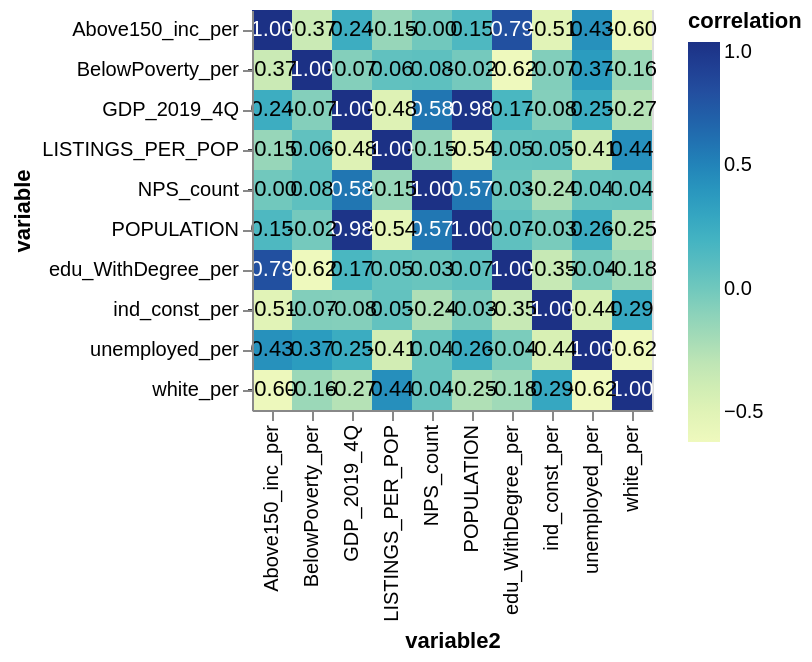

This figure's Vega-Lite source:
### Vega-Lite specification from a JSON file in a GitHub repository (floating-point values rounded to 4 significant figures)
{"config": {"view": {"continuousWidth": 400, "continuousHeight": 300}}, "layer": [{"mark": "rect", "encoding": {"color": {"type": "quantitative", "field": "correlation"}, "x": {"type": "ordinal", "field": "variable2"}, "y": {"type": "ordinal", "field": "variable"}}}, {"mark": "text", "encoding": {"color": {"condition": {"value": "white", "test": "(datum.correlation > 0.5)"}, "value": "black"}, "text": {"type": "nominal", "field": "correlation_label"}, "x": {"type": "ordinal", "field": "variable2"}, "y": {"type": "ordinal", "field": "variable"}}}], "data": {"name": "data-f0c5217f35bb1352c95ae42f21ba9647"}, "$schema": "https://vega.github.io/schema/vega-lite/v4.8.1.json", "datasets": {"data-f0c5217f35bb1352c95ae42f21ba9647": [{"variable": "GDP_2019_4Q", "variable2": "GDP_2019_4Q", "correlation": 1.0, "correlation_label": "1.00"}, {"variable": "GDP_2019_4Q", "variable2": "NPS_count", "correlation": 0.5779, "correlation_label": "0.58"}, {"variable": "GDP_2019_4Q", "variable2": "LISTINGS_PER_POP", "correlation": -0.4831, "correlation_label": "-0.48"}, {"variable": "GDP_2019_4Q", "variable2": "POPULATION", "correlation": 0.9801, "correlation_label": "0.98"}, {"variable": "GDP_2019_4Q", "variable2": "white_per", "correlation": -0.2671, "correlation_label": "-0.27"}, {"variable": "GDP_2019_4Q", "variable2": "unemployed_per", "correlation": 0.2516, "correlation_label": "0.25"}, {"variable": "GDP_2019_4Q", "variable2": "edu_WithDegree_per", "correlation": 0.1653, "correlation_label": "0.17"}, {"variable": "GDP_2019_4Q", "variable2": "BelowPoverty_per", "correlation": -0.07499, "correlation_label": "-0.07"}, {"variable": "GDP_2019_4Q", "variable2": "Above150_inc_per", "correlation": 0.2379, "correlation_label": "0.24"}, {"variable": "GDP_2019_4Q", "variable2": "ind_const_per", "correlation": -0.07625, "correlation_label": "-0.08"}, {"variable": "NPS_count", "variable2": "GDP_2019_4Q", "correlation": 0.5779, "correlation_label": "0.58"}, {"variable": "NPS_count", "variable2": "NPS_count", "correlation": 1.0, "correlation_label": "1.00"}, {"variable": "NPS_count", "variable2": "LISTINGS_PER_POP", "correlation": -0.1482, "correlation_label": "-0.15"}, {"variable": "NPS_count", "variable2": "POPULATION", "correlation": 0.5702, "correlation_label": "0.57"}, {"variable": "NPS_count", "variable2": "white_per", "correlation": 0.04275, "correlation_label": "0.04"}, {"variable": "NPS_count", "variable2": "unemployed_per", "correlation": 0.03765, "correlation_label": "0.04"}, {"variable": "NPS_count", "variable2": "edu_WithDegree_per", "correlation": 0.0275, "correlation_label": "0.03"}, {"variable": "NPS_count", "variable2": "BelowPoverty_per", "correlation": 0.07794, "correlation_label": "0.08"}, {"variable": "NPS_count", "variable2": "Above150_inc_per", "correlation": -0.002828, "correlation_label": "-0.00"}, {"variable": "NPS_count", "variable2": "ind_const_per", "correlation": -0.24, "correlation_label": "-0.24"}, {"variable": "LISTINGS_PER_POP", "variable2": "GDP_2019_4Q", "correlation": -0.4831, "correlation_label": "-0.48"}, {"variable": "LISTINGS_PER_POP", "variable2": "NPS_count", "correlation": -0.1482, "correlation_label": "-0.15"}, {"variable": "LISTINGS_PER_POP", "variable2": "LISTINGS_PER_POP", "correlation": 1.0, "correlation_label": "1.00"}, {"variable": "LISTINGS_PER_POP", "variable2": "POPULATION", "correlation": -0.5389, "correlation_label": "-0.54"}, {"variable": "LISTINGS_PER_POP", "variable2": "white_per", "correlation": 0.4366, "correlation_label": "0.44"}, {"variable": "LISTINGS_PER_POP", "variable2": "unemployed_per", "correlation": -0.4094, "correlation_label": "-0.41"}, {"variable": "LISTINGS_PER_POP", "variable2": "edu_WithDegree_per", "correlation": 0.0498, "correlation_label": "0.05"}, {"variable": "LISTINGS_PER_POP", "variable2": "BelowPoverty_per", "correlation": 0.06353, "correlation_label": "0.06"}, {"variable": "LISTINGS_PER_POP", "variable2": "Above150_inc_per", "correlation": -0.147, "correlation_label": "-0.15"}, {"variable": "LISTINGS_PER_POP", "variable2": "ind_const_per", "correlation": 0.05257, "correlation_label": "0.05"}, {"variable": "POPULATION", "variable2": "GDP_2019_4Q", "correlation": 0.9801, "correlation_label": "0.98"}, {"variable": "POPULATION", "variable2": "NPS_count", "correlation": 0.5702, "correlation_label": "0.57"}, {"variable": "POPULATION", "variable2": "LISTINGS_PER_POP", "correlation": -0.5389, "correlation_label": "-0.54"}, {"variable": "POPULATION", "variable2": "POPULATION", "correlation": 1.0, "correlation_label": "1.00"}, {"variable": "POPULATION", "variable2": "white_per", "correlation": -0.2475, "correlation_label": "-0.25"}, {"variable": "POPULATION", "variable2": "unemployed_per", "correlation": 0.2572, "correlation_label": "0.26"}, {"variable": "POPULATION", "variable2": "edu_WithDegree_per", "correlation": 0.07194, "correlation_label": "0.07"}, {"variable": "POPULATION", "variable2": "BelowPoverty_per", "correlation": -0.01827, "correlation_label": "-0.02"}, {"variable": "POPULATION", "variable2": "Above150_inc_per", "correlation": 0.1501, "correlation_label": "0.15"}, {"variable": "POPULATION", "variable2": "ind_const_per", "correlation": -0.03447, "correlation_label": "-0.03"}, {"variable": "white_per", "variable2": "GDP_2019_4Q", "correlation": -0.2671, "correlation_label": "-0.27"}, {"variable": "white_per", "variable2": "NPS_count", "correlation": 0.04275, "correlation_label": "0.04"}, {"variable": "white_per", "variable2": "LISTINGS_PER_POP", "correlation": 0.4366, "correlation_label": "0.44"}, {"variable": "white_per", "variable2": "POPULATION", "correlation": -0.2475, "correlation_label": "-0.25"}, {"variable": "white_per", "variable2": "white_per", "correlation": 1.0, "correlation_label": "1.00"}, {"variable": "white_per", "variable2": "unemployed_per", "correlation": -0.6215, "correlation_label": "-0.62"}, {"variable": "white_per", "variable2": "edu_WithDegree_per", "correlation": -0.1816, "correlation_label": "-0.18"}, {"variable": "white_per", "variable2": "BelowPoverty_per", "correlation": -0.1613, "correlation_label": "-0.16"}, {"variable": "white_per", "variable2": "Above150_inc_per", "correlation": -0.6023, "correlation_label": "-0.60"}, {"variable": "white_per", "variable2": "ind_const_per", "correlation": 0.2861, "correlation_label": "0.29"}, {"variable": "unemployed_per", "variable2": "GDP_2019_4Q", "correlation": 0.2516, "correlation_label": "0.25"}, {"variable": "unemployed_per", "variable2": "NPS_count", "correlation": 0.03765, "correlation_label": "0.04"}, {"variable": "unemployed_per", "variable2": "LISTINGS_PER_POP", "correlation": -0.4094, "correlation_label": "-0.41"}, {"variable": "unemployed_per", "variable2": "POPULATION", "correlation": 0.2572, "correlation_label": "0.26"}, {"variable": "unemployed_per", "variable2": "white_per", "correlation": -0.6215, "correlation_label": "-0.62"}, {"variable": "unemployed_per", "variable2": "unemployed_per", "correlation": 1.0, "correlation_label": "1.00"}, {"variable": "unemployed_per", "variable2": "edu_WithDegree_per", "correlation": -0.03976, "correlation_label": "-0.04"}, {"variable": "unemployed_per", "variable2": "BelowPoverty_per", "correlation": 0.3658, "correlation_label": "0.37"}, {"variable": "unemployed_per", "variable2": "Above150_inc_per", "correlation": 0.4255, "correlation_label": "0.43"}, {"variable": "unemployed_per", "variable2": "ind_const_per", "correlation": -0.4438, "correlation_label": "-0.44"}, {"variable": "edu_WithDegree_per", "variable2": "GDP_2019_4Q", "correlation": 0.1653, "correlation_label": "0.17"}, {"variable": "edu_WithDegree_per", "variable2": "NPS_count", "correlation": 0.0275, "correlation_label": "0.03"}, {"variable": "edu_WithDegree_per", "variable2": "LISTINGS_PER_POP", "correlation": 0.0498, "correlation_label": "0.05"}, {"variable": "edu_WithDegree_per", "variable2": "POPULATION", "correlation": 0.07194, "correlation_label": "0.07"}, {"variable": "edu_WithDegree_per", "variable2": "white_per", "correlation": -0.1816, "correlation_label": "-0.18"}, {"variable": "edu_WithDegree_per", "variable2": "unemployed_per", "correlation": -0.03976, "correlation_label": "-0.04"}, {"variable": "edu_WithDegree_per", "variable2": "edu_WithDegree_per", "correlation": 1.0, "correlation_label": "1.00"}, {"variable": "edu_WithDegree_per", "variable2": "BelowPoverty_per", "correlation": -0.6169, "correlation_label": "-0.62"}, {"variable": "edu_WithDegree_per", "variable2": "Above150_inc_per", "correlation": 0.7872, "correlation_label": "0.79"}, {"variable": "edu_WithDegree_per", "variable2": "ind_const_per", "correlation": -0.3512, "correlation_label": "-0.35"}, {"variable": "BelowPoverty_per", "variable2": "GDP_2019_4Q", "correlation": -0.07499, "correlation_label": "-0.07"}, {"variable": "BelowPoverty_per", "variable2": "NPS_count", "correlation": 0.07794, "correlation_label": "0.08"}, {"variable": "BelowPoverty_per", "variable2": "LISTINGS_PER_POP", "correlation": 0.06353, "correlation_label": "0.06"}, {"variable": "BelowPoverty_per", "variable2": "POPULATION", "correlation": -0.01827, "correlation_label": "-0.02"}, {"variable": "BelowPoverty_per", "variable2": "white_per", "correlation": -0.1613, "correlation_label": "-0.16"}, {"variable": "BelowPoverty_per", "variable2": "unemployed_per", "correlation": 0.3658, "correlation_label": "0.37"}, {"variable": "BelowPoverty_per", "variable2": "edu_WithDegree_per", "correlation": -0.6169, "correlation_label": "-0.62"}, {"variable": "BelowPoverty_per", "variable2": "BelowPoverty_per", "correlation": 1.0, "correlation_label": "1.00"}, {"variable": "BelowPoverty_per", "variable2": "Above150_inc_per", "correlation": -0.3672, "correlation_label": "-0.37"}, {"variable": "BelowPoverty_per", "variable2": "ind_const_per", "correlation": -0.06644, "correlation_label": "-0.07"}, {"variable": "Above150_inc_per", "variable2": "GDP_2019_4Q", "correlation": 0.2379, "correlation_label": "0.24"}, {"variable": "Above150_inc_per", "variable2": "NPS_count", "correlation": -0.002828, "correlation_label": "-0.00"}, {"variable": "Above150_inc_per", "variable2": "LISTINGS_PER_POP", "correlation": -0.147, "correlation_label": "-0.15"}, {"variable": "Above150_inc_per", "variable2": "POPULATION", "correlation": 0.1501, "correlation_label": "0.15"}, {"variable": "Above150_inc_per", "variable2": "white_per", "correlation": -0.6023, "correlation_label": "-0.60"}, {"variable": "Above150_inc_per", "variable2": "unemployed_per", "correlation": 0.4255, "correlation_label": "0.43"}, {"variable": "Above150_inc_per", "variable2": "edu_WithDegree_per", "correlation": 0.7872, "correlation_label": "0.79"}, {"variable": "Above150_inc_per", "variable2": "BelowPoverty_per", "correlation": -0.3672, "correlation_label": "-0.37"}, {"variable": "Above150_inc_per", "variable2": "Above150_inc_per", "correlation": 1.0, "correlation_label": "1.00"}, {"variable": "Above150_inc_per", "variable2": "ind_const_per", "correlation": -0.5053, "correlation_label": "-0.51"}, {"variable": "ind_const_per", "variable2": "GDP_2019_4Q", "correlation": -0.07625, "correlation_label": "-0.08"}, {"variable": "ind_const_per", "variable2": "NPS_count", "correlation": -0.24, "correlation_label": "-0.24"}, {"variable": "ind_const_per", "variable2": "LISTINGS_PER_POP", "correlation": 0.05257, "correlation_label": "0.05"}, {"variable": "ind_const_per", "variable2": "POPULATION", "correlation": -0.03447, "correlation_label": "-0.03"}, {"variable": "ind_const_per", "variable2": "white_per", "correlation": 0.2861, "correlation_label": "0.29"}, {"variable": "ind_const_per", "variable2": "unemployed_per", "correlation": -0.4438, "correlation_label": "-0.44"}, {"variable": "ind_const_per", "variable2": "edu_WithDegree_per", "correlation": -0.3512, "correlation_label": "-0.35"}, {"variable": "ind_const_per", "variable2": "BelowPoverty_per", "correlation": -0.06644, "correlation_label": "-0.07"}, {"variable": "ind_const_per", "variable2": "Above150_inc_per", "correlation": -0.5053, "correlation_label": "-0.51"}, {"variable": "ind_const_per", "variable2": "ind_const_per", "correlation": 1.0, "correlation_label": "1.00"}]}}
